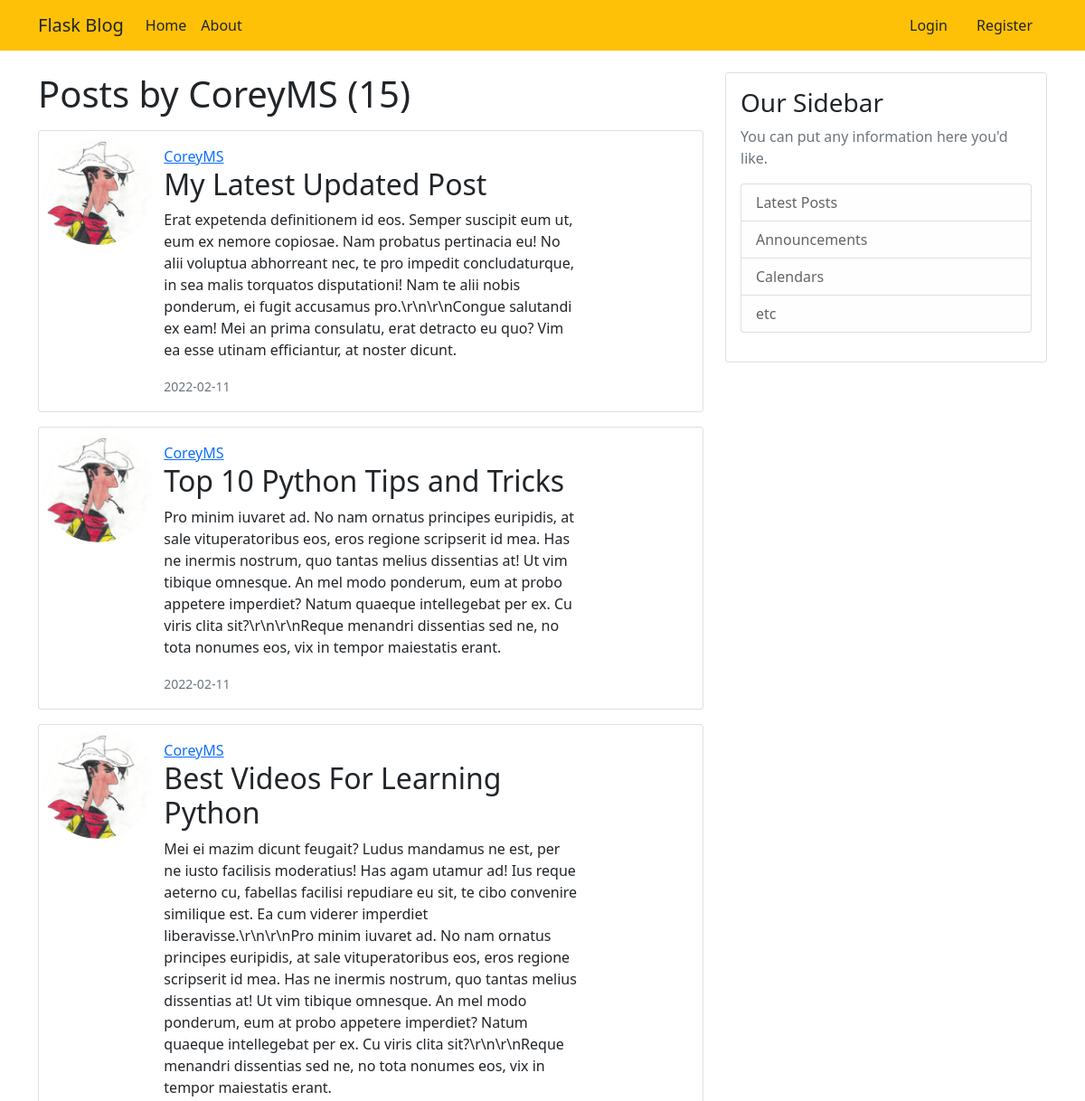
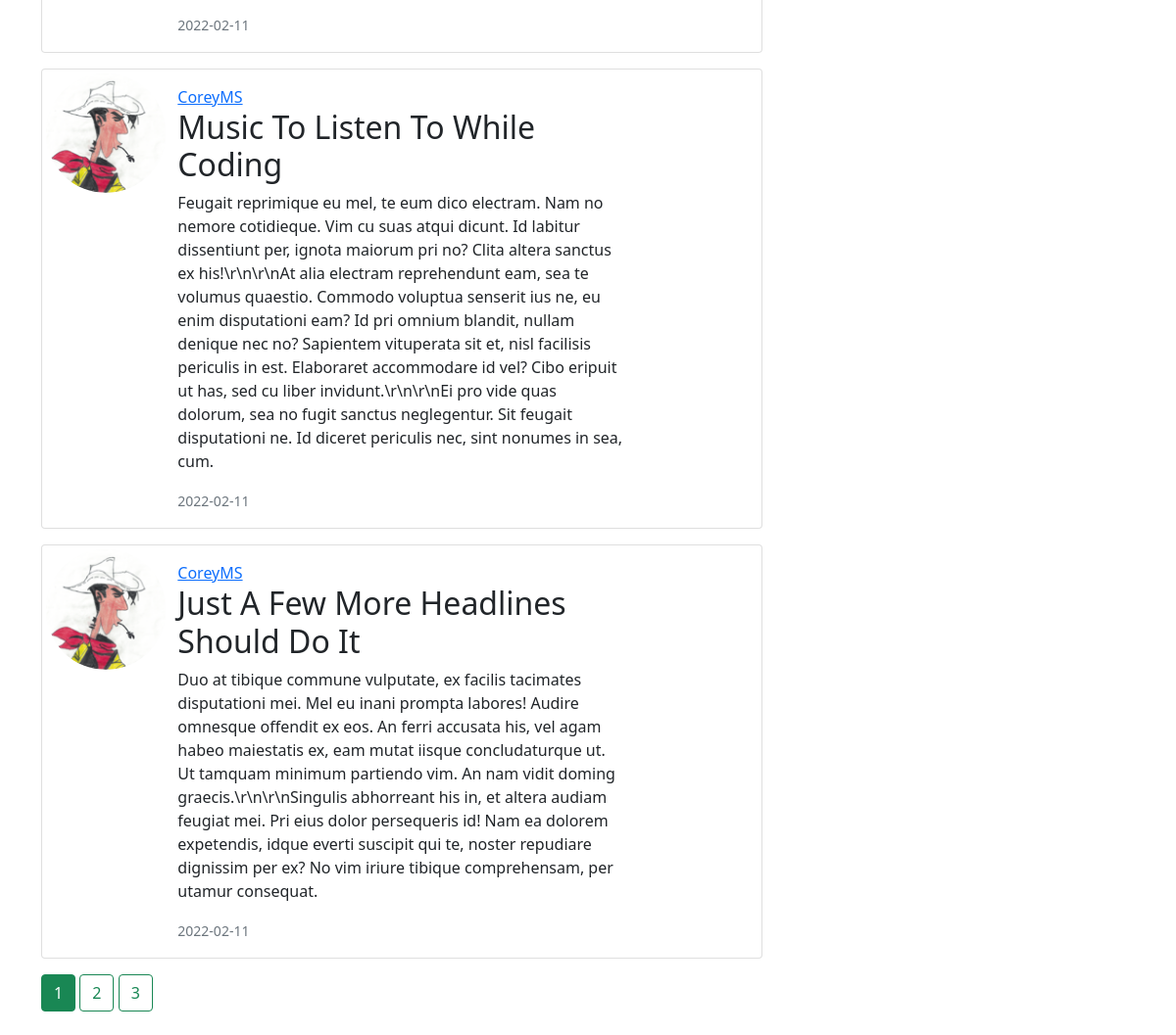
The page /user/CoreyMS on the database as committed earlier (2 pictures, top to bottom).
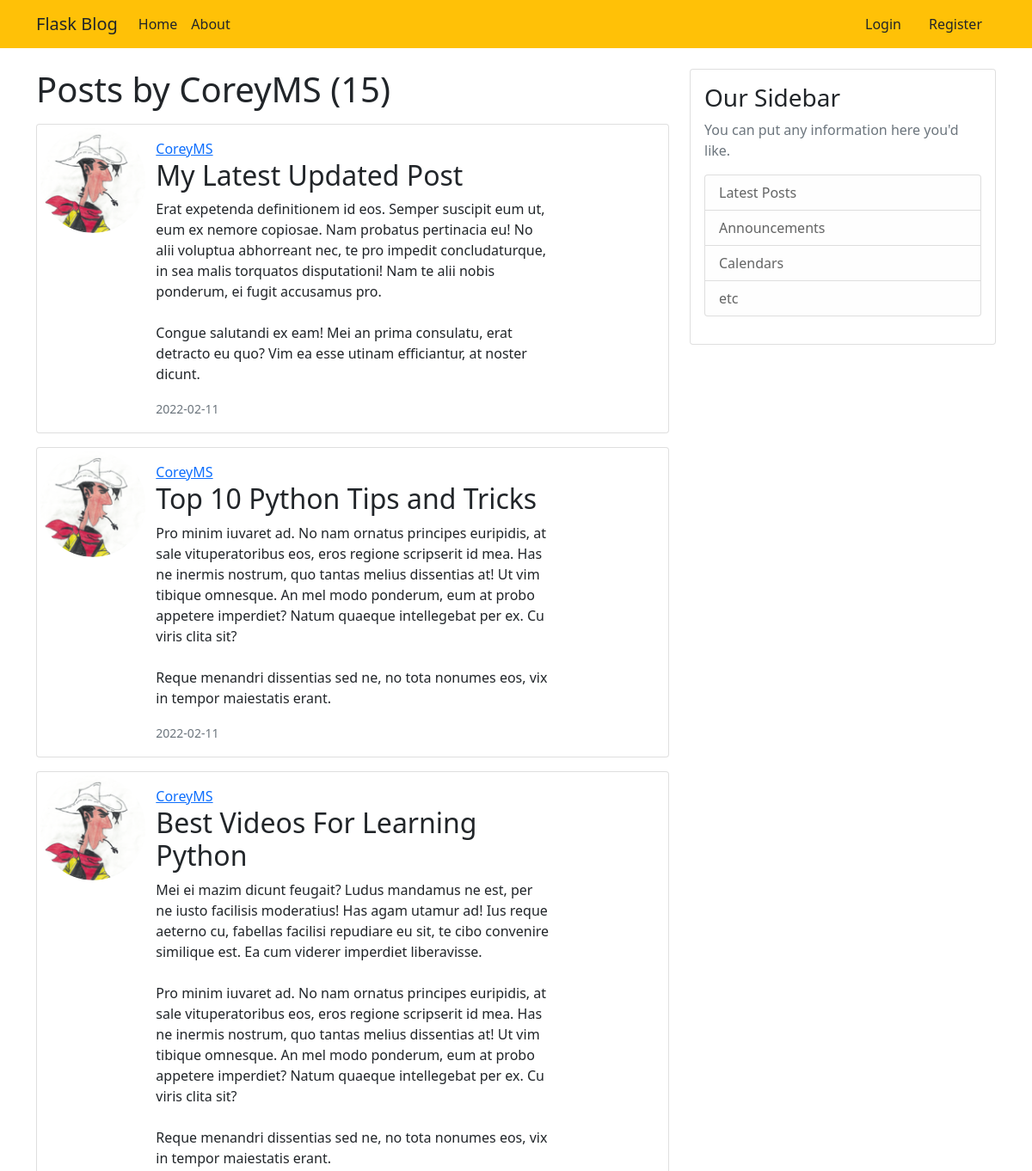
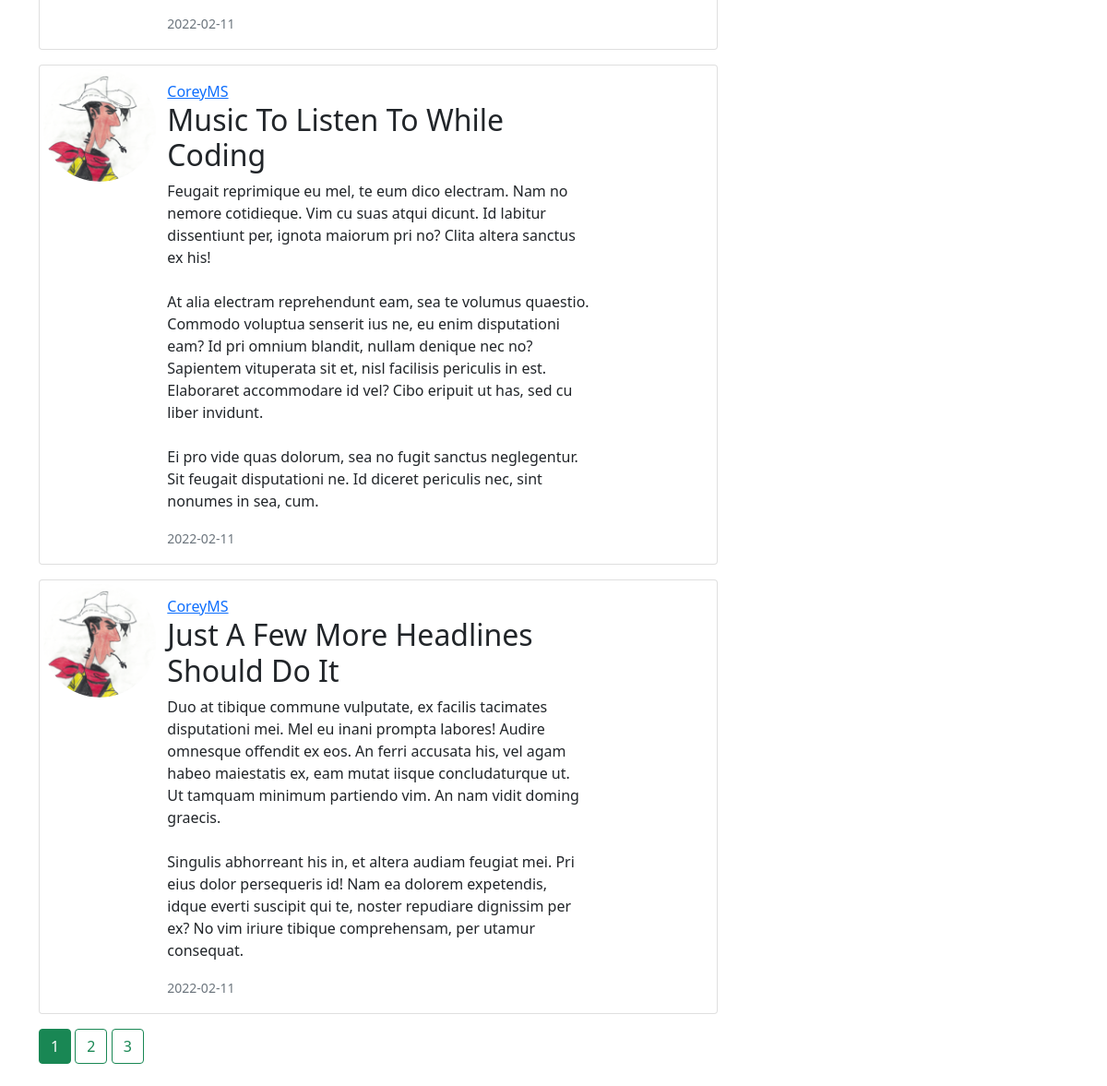
The same page on the database as committed later (2 pictures, top to bottom).
### flaskblog/models.py (models this page shows, shortened)
class Post(db.Model):
    id = db.Column(db.Integer, primary_key=True)
    title = db.Column(db.String(100), nullable=False)
    date_posted = db.Column(db.DateTime, nullable=False, default=datetime.utcnow)
    content = db.Column(db.Text, nullable=False)
    user_id = db.Column(db.Integer, db.ForeignKey('user.id'), nullable=False)

class User(db.Model, UserMixin):
    id = db.Column(db.Integer, primary_key=True)
    username = db.Column(db.String(20), unique=True, nullable=False)
    email = db.Column(db.String(120), unique=True, nullable=False)
    image_file = db.Column(db.String(20), nullable=False, default='default.jpg')
    password = db.Column(db.String(60), nullable=False)
    posts = db.relationship('Post', backref='author', lazy=True)

### flaskblog/routes.py (the view)
@app.route("/user/<string:username>")
def user_posts(username):
    page = request.args.get('page', 1, type=int)
    user = User.query.filter_by(username=username).first_or_404()
    posts = Post.query.filter_by(author=user)\
            .order_by(Post.date_posted.desc())\
            .paginate(page=page, per_page=5)
    return render_template('user_posts.html', posts=posts, user=user)

### flaskblog/templates/user_posts.html
{% extends "layout.html" %}
{% block content %}
  <h1 class="mb-3">Posts by {{ user.username }} ({{ posts.total }})</h1>
  {% for post in posts.items %}
    <div class="card mb-3">
      <div class="row g-0">
        <div class="col-2">
          <img src="{{ url_for('static', filename='profile_pics/' + post.author.image_file) }}" class="img-fluid rounded-circle m-1" alt="...">
        </div>
        <div class="col-8">
          <div class="card-body">
            <a class="card-title" href="{{ url_for('user_posts', username=post.author.username) }}">{{ post.author.username }}</a>
            <h2 class="card-text"><a class="article-link" href="{{ url_for('post', post_id=post.id) }}">{{ post.title }}</a></h2>
            <p class="card-text article-content">{{ post.content }}</p>
            <p class="card-text"><small class="text-muted">{{ post.date_posted.strftime('%Y-%m-%d')}}</small></p>
          </div>
        </div>
      </div>
    </div>
  {% endfor %}
  {% for page_num in posts.iter_pages(left_edge=1, right_edge=1, left_current=1, right_current=2) %}
    {% if page_num %}
      {% if posts.page == page_num %}
      <a class="btn btn-success mb-4" href="{{ url_for('user_posts', username=user.username, page=page_num) }}">{{ page_num }}</a>
      {% else %}
      <a class="btn btn-outline-success mb-4" href="{{ url_for('user_posts', username=user.username, page=page_num) }}">{{ page_num }}</a>
      {% endif %}
    {% else %}
      ...
    {% endif %}
  {% endfor %}
{% endblock content %}

Rows that differ between the two databases and show on the page:
changed Post "My Latest Updated Post": content "…ponderum, ei fugit accusamus pro.\\r\\n\\r\\nCongue salutandi ex eam! Mei…" → "…ponderum, ei fugit accusamus pro. Congue salutandi ex eam! Mei…"
changed Post "Top 10 Python Tips and Tricks": content "…ex. Cu viris clita sit?\\r\\n\\r\\nReque menandri dissentias sed ne,…" → "…ex. Cu viris clita sit? Reque menandri dissentias sed ne,…"
changed Post "Best Videos For Learning Python": content "…Ea cum viderer imperdiet liberavisse.\\r\\n\\r\\nPro minim iuvaret ad. No nam ornatus principes euripidis, at sale vituperatoribus eos, eros regione scripserit id mea. Has ne inermis nostrum, quo tantas melius dissentias at! Ut vim tibique omnesque. An mel modo ponderum, eum at probo appetere imperdiet? Natum quaeque intellegebat per ex. Cu viris clita sit?\\r\\n\\r\\nReque menandri dissentias sed ne,…" → "…Ea cum viderer imperdiet liberavisse. Pro minim iuvaret ad. No nam ornatus principes euripidis, at sale vituperatoribus eos, eros regione scripserit id mea. Has ne inermis nostrum, quo tantas melius dissentias at! Ut vim tibique omnesque. An mel modo ponderum, eum at probo appetere imperdiet? Natum quaeque intellegebat per ex. Cu viris clita sit? Reque menandri dissentias sed ne,…"
changed Post "Music To Listen To While Coding": content "…Clita altera sanctus ex his!\\r\\n\\r\\nAt alia electram reprehendunt eam, sea te volumus quaestio. Commodo voluptua senserit ius ne, eu enim disputationi eam? Id pri omnium blandit, nullam denique nec no? Sapientem vituperata sit et, nisl facilisis periculis in est. Elaboraret accommodare id vel? Cibo eripuit ut has, sed cu liber invidunt.\\r\\n\\r\\nEi pro vide quas dolorum,…" → "…Clita altera sanctus ex his! At alia electram reprehendunt eam, sea te volumus quaestio. Commodo voluptua senserit ius ne, eu enim disputationi eam? Id pri omnium blandit, nullam denique nec no? Sapientem vituperata sit et, nisl facilisis periculis in est. Elaboraret accommodare id vel? Cibo eripuit ut has, sed cu liber invidunt. Ei pro vide quas dolorum,…"
changed Post "Just A Few More Headlines Should Do It": content "…An nam vidit doming graecis.\\r\\n\\r\\nSingulis abhorreant his in, et…" → "…An nam vidit doming graecis. Singulis abhorreant his in, et…"
